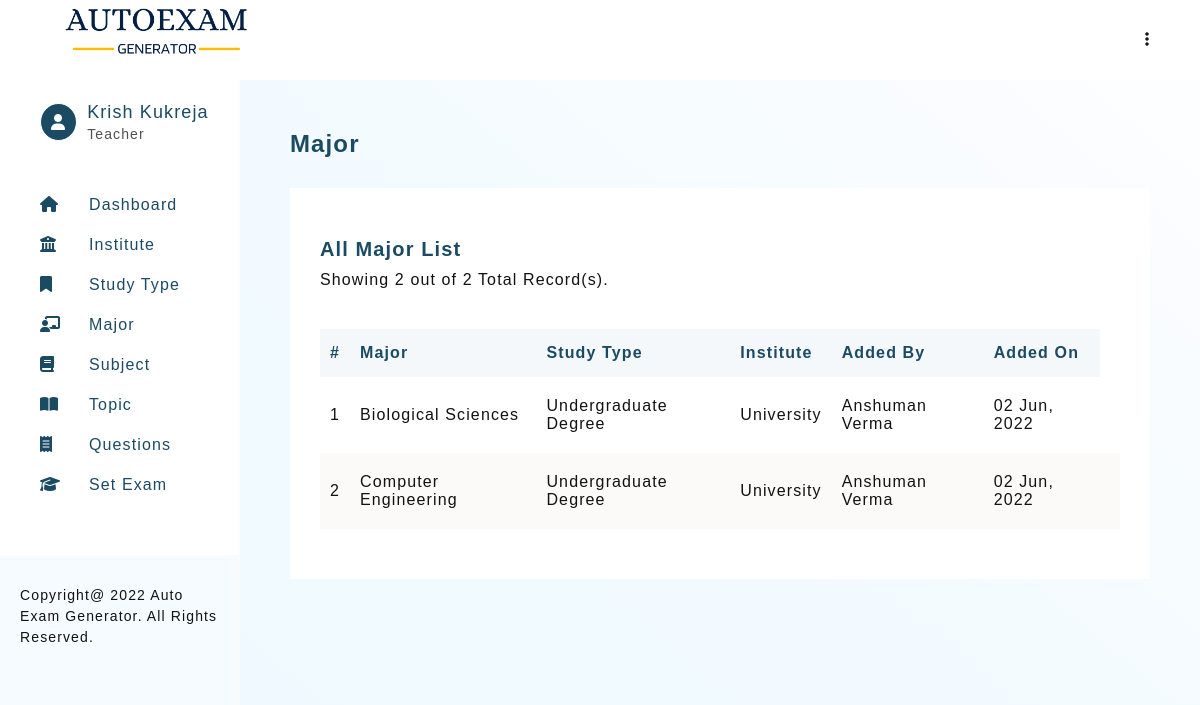
Page /autoexam/major-view.php (signed in) on the committed database.
### tables this page shows
CREATE TABLE `teacher_profile` (
  `teacher_id` int(11) NOT NULL,
  `teacher_firstname` varchar(30) NOT NULL,
  `teacher_lastname` varchar(30) NOT NULL,
  `email` varchar(50) DEFAULT NULL,
  `password` varchar(100) NOT NULL,
  `type` enum('Admin','Teacher') NOT NULL DEFAULT 'Teacher',
  `addedOn` datetime DEFAULT current_timestamp()
);

CREATE TABLE `major` (
  `major_id` int(11) NOT NULL,
  `major_name` text DEFAULT NULL,
  `type_of_study_id` int(11) DEFAULT NULL,
  `majorAddedBy` int(11) DEFAULT NULL,
  `majorAddedOn` datetime DEFAULT current_timestamp()
);

CREATE TABLE `type_of_study` (
  `type_of_study_id` int(11) NOT NULL,
  `study_name` text DEFAULT NULL,
  `institute_id` int(11) DEFAULT NULL,
  `studyAddedBy` int(11) DEFAULT NULL,
  `studyAddedOn` datetime DEFAULT current_timestamp()
);

CREATE TABLE `institute` (
  `institute_id` int(11) NOT NULL,
  `institute_name` varchar(100) DEFAULT NULL,
  `instituteAddedBy` int(11) DEFAULT NULL,
  `instituteAddedOn` datetime DEFAULT current_timestamp()
);

### autoexam/includes/config.php (called while the page is built, shortened)
<?php
    $sitename = "Auto Exam Generator";

### autoexam/major-view.php (the view, shortened to what this page needs)
<?php
    require_once './templates/header.php';
    if(isset($_SESSION['user']))
    {
        $limit = 10;
        if(isset($_GET['page']))
        {
            $page = $_GET['page'];
        }
        else
        {
            $page  = 1;
        }
        $start = ($page * $limit) - $limit;
        $serialNo = $start + 1;
        $countMajorQ = mysqli_query($connection, "SELECT count(major_id) as total FROM major");
        $countMajorR = mysqli_fetch_assoc($countMajorQ);
        $noOfMajor = $countMajorR['total'];
        $majorQuery = mysqli_query($connection,
        "SELECT * FROM major
        LEFT JOIN teacher_profile ON teacher_profile.teacher_id = major.majorAddedBy
        LEFT JOIN type_of_study ON major.type_of_study_id = type_of_study.type_of_study_id
        LEFT JOIN institute ON type_of_study.institute_id = institute.institute_id
        ORDER BY type_of_study.study_name, major.major_name, institute.institute_name
        LIMIT $start, $limit
        ");
    }
?>
<section>
    <h3 class="heading">Major</h3>
    <div class="card">
        <div class="card-heading">
            <div>
                <h4 class="sub-heading">All Major List</h4>
                <p class="desc">Showing <?php echo mysqli_num_rows($majorQuery); ?> out of <?= $noOfMajor;?> Total Record(s).</p>
            </div>
        </div>
        <div class="table-responsive">
            <table class="table">
                <thead>
                    <tr>
                        <th>#</th>
                        <th>Major</th>
                        <th>Study Type</th>
                        <th>Institute</th>
                        <th>Added By</th>
                        <th>Added On</th>
                    </tr>
                </thead>
                <tbody>
                    <?php
                        if(mysqli_num_rows($majorQuery) > 0)
                        {
                            while ($majorRow = mysqli_fetch_assoc($majorQuery))
                            {
                                echo "
                                    <tr>
                                        <td>$serialNo</td>
                                        <td>$majorRow[major_name]</td>
                                        <td>$majorRow[study_name]</td>
                                        <td>$majorRow[institute_name]</td>
                                        <td>$majorRow[teacher_firstname] $majorRow[teacher_lastname]</td>
                                        <td>".date("d M, Y", strtotime($majorRow['majorAddedOn']))."</td>
                                        <td>";
                                    echo  "</td>
                                    </tr>
                                ";
                                $serialNo++;
                            }
                        }
                        else
                        {
                            echo "<tr><td colspan=\"7\">No Record Found</td></tr>";
                        }
                    ?>
                </tbody>
            </table>
        </div>
    </div>
</section>
<?php
    require_once './templates/footer.php';
?>

### autoexam/templates/header.php (shortened to what this page needs)
<?php
    require './includes/config.php';
    require_once './includes/connection.php';
    if(isset($_SESSION['user']))
    {
        $userQuery = mysqli_query($connection, "SELECT * FROM teacher_profile WHERE email = '$_SESSION[user]'");
        $userRow = mysqli_fetch_assoc($userQuery);
    }
?>
<!DOCTYPE html>
<html lang="en">
<head>
    <link rel="stylesheet" href="./assets/css/main.css">
    <link rel="stylesheet" href="./assets/css/style.css">
    <link rel="stylesheet" href="https://cdnjs.cloudflare.com/ajax/libs/font-awesome/6.1.1/css/all.min.css">
</head>
<body>
    <header class="admin-header">
        <h1 class="title">
            <img src="./assets/images/logo.png" alt="Auto Exam Generator" height="60px">
        </h1>
        <div>
            <ul>
                <li class="dropmenu">
                    <a href="#"><i class="fa-solid fa-ellipsis-vertical"></i></a>
                </li>
            </ul>
        </div>
    </header>
    <aside id="asideMenu">
        <div class="profile-header" id="profile-header2">
            <?php
                if($_SESSION['userType'] == 'Admin')
                {
                    echo "<i class=\"fa-solid fa-user-check\"></i>";
                }
                else
                {
                    echo "<i class=\"fa-solid fa-user\"></i>";
                }
            ?>
            <div>
                <h2>
                    <?=
                        $userRow['teacher_firstname'] ." ". $userRow['teacher_lastname']
                    ?>
                </h2>
                <p> <?=  $_SESSION['userType']; ?> </p>
            </div>
        </div>
        <section id="nav-header">
            <nav>
                <ul class="navbar">
                    <li><a href="dashboard.php"><i class="fa-solid fa-house"></i><span>Dashboard</span></a></li>
                            <li><a href="institute-view.php"><i class="fa-solid fa-building-columns"></i><span>Institute</span></a></li>
                            <li><a href="studyType-view.php"><i class="fa-solid fa-bookmark"></i><span>Study Type</span></a></li>
                            <li><a href="major-view.php"><i class="fa-solid fa-chalkboard-user"></i><span>Major</span></a></li>
                            <li><a href="subject-view.php"><i class="fa-solid fa-book"></i><span>Subject</span></a></li>
                            <li><a href="topic-view.php"><i class="fa-solid fa-book-open"></i><span>Topic</span></a></li>
                    <li><a href="question-view.php"><i class="fa-solid fa-receipt"></i><span>Questions</span></a></li>
                    <li><a href="setExam-1.php"><i class="fa-solid fa-graduation-cap"></i><span>Set Exam</span></a></li>
                </ul>
            </nav>
        </section>
        <footer class="copyright">Copyright@
            <?= date("Y"); ?>
            <?= $sitename; ?>. All Rights Reserved.
        </footer>
    </aside>
    <main>

### autoexam/assets/css/main.css (style rules this page uses)
* { margin: 0; padding: 0; box-sizing: border-box; }
body { font-family: 'Gill Sans', 'Gill Sans MT', Calibri, 'Trebuchet MS', sans-serif; color: #121212; letter-spacing: 0.07em; }
html { scroll-behavior: smooth; }
a { text-decoration: none; }
ul { list-style: none; }

### autoexam/assets/css/style.css (style rules this page uses)
:root { --primary-color: #1a4b63; }
body { color: #121212; }
.admin-header { padding: 0 50px; background-color: #fff; display: flex; justify-content: space-between; width: 100%; z-index: 12; height: 10vh; line-height: 10vh; position: fixed; top: 0; left: 0; }
.admin-header .dropmenu { position: relative; text-align: right; }
.admin-header .dropmenu a { color: #121212; }
aside { width: 50%; background-color: #fff; height: 100%; overflow: auto; position: fixed; display: flex; flex-direction: column; justify-content: space-between; border-right: solid 1px rgb(255, 249, 249); display: none; background-color: #f6fbff; }
aside > #nav-header { padding: 20px 20px 50px 40px; display: grid; grid-template-columns: 1fr; row-gap: 20px; align-content: start; background-color: #fff; }
h1.title { color: var(--primary-color); font-size: 18px; }
.profile-header { display: flex; justify-content: flex-start; align-items: center; line-height: 1.4; padding: 20px 20px 20px 40px; background-color: #fff; }
.profile-header > i { border-radius: 50%; color: #fff; border: solid 1px; padding: 10px; background-color: var(--primary-color); margin-right: 10px; }
.profile-header > div > h2 { color: var(--primary-color); font-size: 18px; font-weight: normal; }
.profile-header > div > p { color: #515151; font-size: 14px; }
aside > #nav-header > nav > ul { line-height: 2.5; }
aside > #nav-header > nav > ul > li > a { color: var(--primary-color); font-size: 16px; display: block; }
aside > #nav-header > nav > ul > li > a > i { display: inline-block; width: 30px; }
aside > #nav-header > nav > ul > li > a > span { margin-left: 19px; }
aside > footer { background-color: #f6fbff; padding: 30px 20px 30px; line-height: 1.5; font-size: 14px; }
main { background-image: linear-gradient(to right top, #f0f9ff, #f0f9ff, #f0faff, #f1faff, #f1faff, #f2faff, #f4fbff, #f5fbff, #f7fcff, #f9fcff, #fbfdff, #fdfeff); min-height: 100vh; padding: 50px 50px; margin-top: 10vh; }
main > section { margin-bottom: 100px; }
.heading { color: var(--primary-color); margin-bottom: 30px; font-size: 24px; font-weight: 600; }
.sub-heading { color: var(--primary-color); margin-bottom: 10px; font-size: 20px; font-weight: 600; }
.card { background-color: #fff; padding: 50px 30px; }
.card-heading { display: flex; justify-content: space-between; align-items: center; margin-bottom: 30px; flex-direction: column; }
.table-responsive { overflow: auto; }
.table { width: 100%; border-collapse: collapse; margin-top: 10px; }
.table > thead { text-align: left; background-color: #f4f8fb; color: var(--primary-color); }
.table > thead > tr > th { padding: 15px 10px; }
.table > tbody > tr > td { padding: 20px 10px; }
.table > tbody > tr:nth-child(even) { background-color: rgb(252, 249, 249); }
@media (min-width: 992px) { aside { display: block; width: 20%; } }
@media (min-width: 992px) { main { margin-left: 20%; width: 80%; } }
@media (min-width: 992px) { .card-heading { flex-direction: row; } }

### rows in the picture
teacher_profile: teacher_firstname "Krish", teacher_lastname "Kukreja"
major: major_name "Biological Sciences", type_of_study.study_name "Undergraduate Degree", institute.institute_name "University", majorAddedBy.teacher_firstname "Anshuman", majorAddedBy.teacher_lastname "Verma", majorAddedOn "02 Jun, 2022"
major: major_name "Computer Engineering", type_of_study.study_name "Undergraduate Degree", institute.institute_name "University", majorAddedBy.teacher_firstname "Anshuman", majorAddedBy.teacher_lastname "Verma", majorAddedOn "02 Jun, 2022"

### other values in the picture
$_SESSION['userType'] "Teacher"
$sitename "Auto Exam Generator"
mysqli_num_rows($majorQuery) "2"
$noOfMajor "2"
